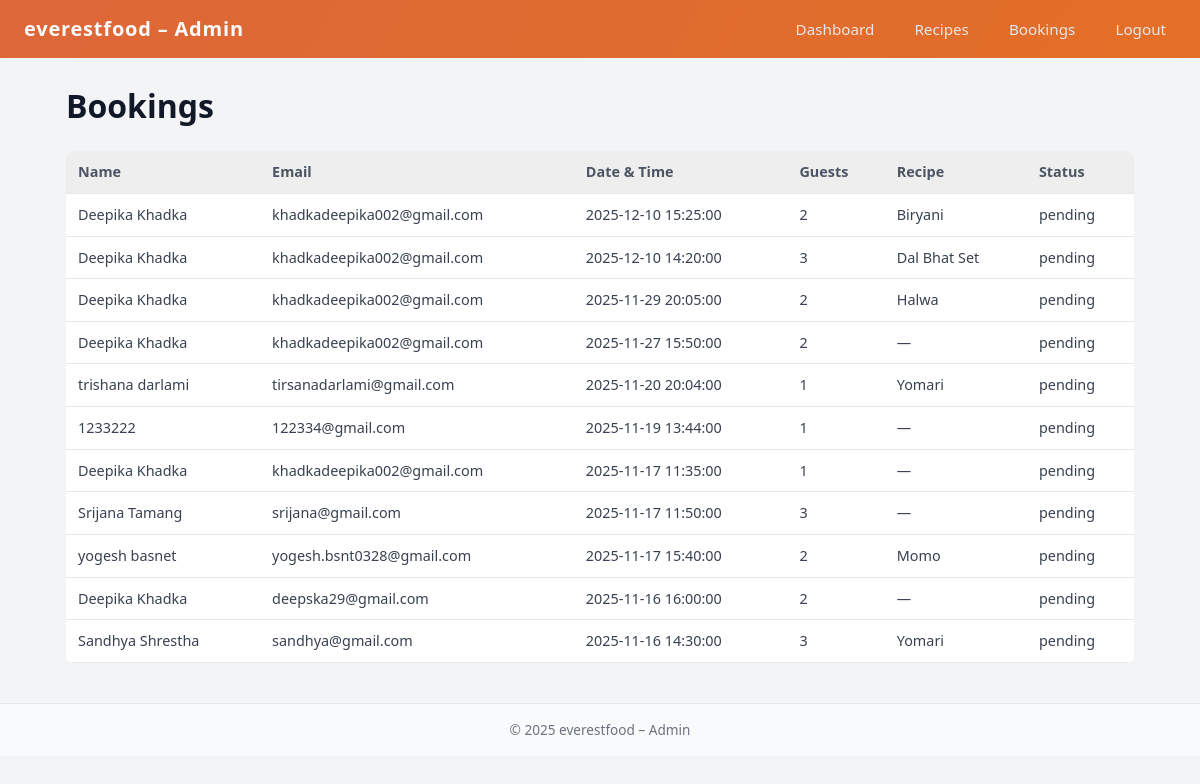
The page /admin/bookings.php (signed in) on the database its author committed.
### tables this page shows
CREATE TABLE `bookings` (
  `id` int(11) NOT NULL,
  `name` varchar(100) NOT NULL,
  `email` varchar(150) NOT NULL,
  `phone` varchar(50) DEFAULT NULL,
  `booking_date` date NOT NULL,
  `booking_time` time NOT NULL,
  `guests` int(11) NOT NULL,
  `message` text DEFAULT NULL,
  `recipe_id` int(11) DEFAULT NULL,
  `status` enum('pending','confirmed','cancelled') DEFAULT 'pending',
  `created_at` timestamp NOT NULL DEFAULT current_timestamp()
);

CREATE TABLE `recipes` (
  `id` int(11) NOT NULL,
  `title` varchar(255) NOT NULL,
  `short_description` varchar(255) DEFAULT NULL,
  `ingredients` text NOT NULL,
  `steps` text NOT NULL,
  `created_at` timestamp NOT NULL DEFAULT current_timestamp(),
  `image` varchar(255) DEFAULT NULL
);

### admin/bookings.php (the view, shortened to what this page needs)
<?php
require_once __DIR__ . '/../config/db.php';
$stmt = $pdo->query(
    "SELECT b.*, r.title AS recipe_title
     FROM bookings b
     LEFT JOIN recipes r ON b.recipe_id = r.id
     ORDER BY b.created_at DESC"
);
$bookings = $stmt->fetchAll();
?>
<!DOCTYPE html>
<html lang="en">
<head>
  <link rel="stylesheet" href="../style.css">
</head>
<body>
<header>
  <div class="brand">everestfood – Admin</div>
  <nav>
    <a href="dashboard.php">Dashboard</a>
    <a href="recipes.php">Recipes</a>
    <a href="bookings.php">Bookings</a>
    <a href="logout.php">Logout</a>
  </nav>
</header>
<div class="container">
  <h1>Bookings</h1>
  <?php if (empty($bookings)): ?>
    <p>No bookings yet.</p>
  <?php else: ?>
    <table border="0" cellpadding="6" cellspacing="0" style="width:100%; background:#fff; border-radius:8px;">
      <thead>
        <tr style="background:#eee;">
          <th align="left">Name</th>
          <th align="left">Email</th>
          <th align="left">Date & Time</th>
          <th align="left">Guests</th>
          <th align="left">Recipe</th>
          <th align="left">Status</th>
        </tr>
      </thead>
      <tbody>
        <?php foreach ($bookings as $b): ?>
          <tr>
            <td><?= htmlspecialchars($b['name']) ?></td>
            <td><?= htmlspecialchars($b['email']) ?></td>
            <td><?= htmlspecialchars($b['booking_date'] . ' ' . $b['booking_time']) ?></td>
            <td><?= (int)$b['guests'] ?></td>
            <td><?= htmlspecialchars($b['recipe_title'] ?? '—') ?></td>
            <td><?= htmlspecialchars($b['status']) ?></td>
          </tr>
        <?php endforeach; ?>
      </tbody>
    </table>
  <?php endif; ?>
</div>
<footer>
  © 2025 everestfood – Admin
</footer>
</body>
</html>

### style.css (style rules this page uses)
*, *::before, *::after { box-sizing: border-box; }
body { font-family: system-ui, -apple-system, BlinkMacSystemFont, "Segoe UI", sans-serif; margin: 0; background: #f3f4f6; color: #111827; line-height: 1.5; }
header { background: linear-gradient(120deg, #dd6738, #e36f27); color: #f9fafb; padding: 14px 24px; display: flex; justify-content: space-between; align-items: center; position: sticky; top: 0; z-index: 50; }
header .brand { font-weight: 700; font-size: 1.25rem; letter-spacing: 0.04em; }
nav a { color: #e5e7eb; margin-left: 16px; text-decoration: none; font-size: 0.95rem; padding: 6px 10px; border-radius: 999px; transition: background 0.15s ease, color 0.15s ease; }
.container { max-width: 1100px; margin: 24px auto 40px; padding: 0 16px; }
h1, h2, h3, h4 { font-weight: 600; color: #111827; }
table { width: 100%; border-collapse: collapse; background: #ffffff; border-radius: 12px; overflow: hidden; font-size: 0.9rem; }
thead tr { background: #f3f4f6; }
thead th { padding: 10px 12px; text-align: left; font-weight: 600; color: #4b5563; border-bottom: 1px solid #e5e7eb; }
tbody td { padding: 10px 12px; border-bottom: 1px solid #e5e7eb; color: #374151; }
footer { margin-top: 40px; padding: 16px; text-align: center; font-size: 0.85rem; color: #6b7280; border-top: 1px solid #e5e7eb; background: #f9fafb; }

### rows shown on the page
bookings: name "Deepika Khadka", email "khadkadeepika002@gmail.com", booking_date+booking_time "2025-12-10 15:25:00", guests "2", recipe.title "Biryani", status "pending"
bookings: name "Deepika Khadka", email "khadkadeepika002@gmail.com", booking_date+booking_time "2025-12-10 14:20:00", guests "3", recipe.title "Dal Bhat Set", status "pending"
bookings: name "Deepika Khadka", email "khadkadeepika002@gmail.com", booking_date+booking_time "2025-11-29 20:05:00", guests "2", recipe.title "Halwa", status "pending"
bookings: name "Deepika Khadka", email "khadkadeepika002@gmail.com", booking_date+booking_time "2025-11-27 15:50:00", guests "2", recipe_title "—", status "pending"
bookings: name "trishana darlami", email "tirsanadarlami@gmail.com", booking_date+booking_time "2025-11-20 20:04:00", guests "1", recipe.title "Yomari", status "pending"
bookings: name "1233222", email "122334@gmail.com", booking_date+booking_time "2025-11-19 13:44:00", guests "1", recipe_title "—", status "pending"
bookings: name "Deepika Khadka", email "khadkadeepika002@gmail.com", booking_date+booking_time "2025-11-17 11:35:00", guests "1", recipe_title "—", status "pending"
bookings: name "Srijana Tamang", email "srijana@gmail.com", booking_date+booking_time "2025-11-17 11:50:00", guests "3", recipe_title "—", status "pending"
bookings: name "yogesh basnet", email "yogesh.bsnt0328@gmail.com", booking_date+booking_time "2025-11-17 15:40:00", guests "2", recipe.title "Momo", status "pending"
bookings: name "Deepika Khadka", email "deepska29@gmail.com", booking_date+booking_time "2025-11-16 16:00:00", guests "2", recipe_title "—", status "pending"
bookings: name "Sandhya Shrestha", email "sandhya@gmail.com", booking_date+booking_time "2025-11-16 14:30:00", guests "3", recipe.title "Yomari", status "pending"
